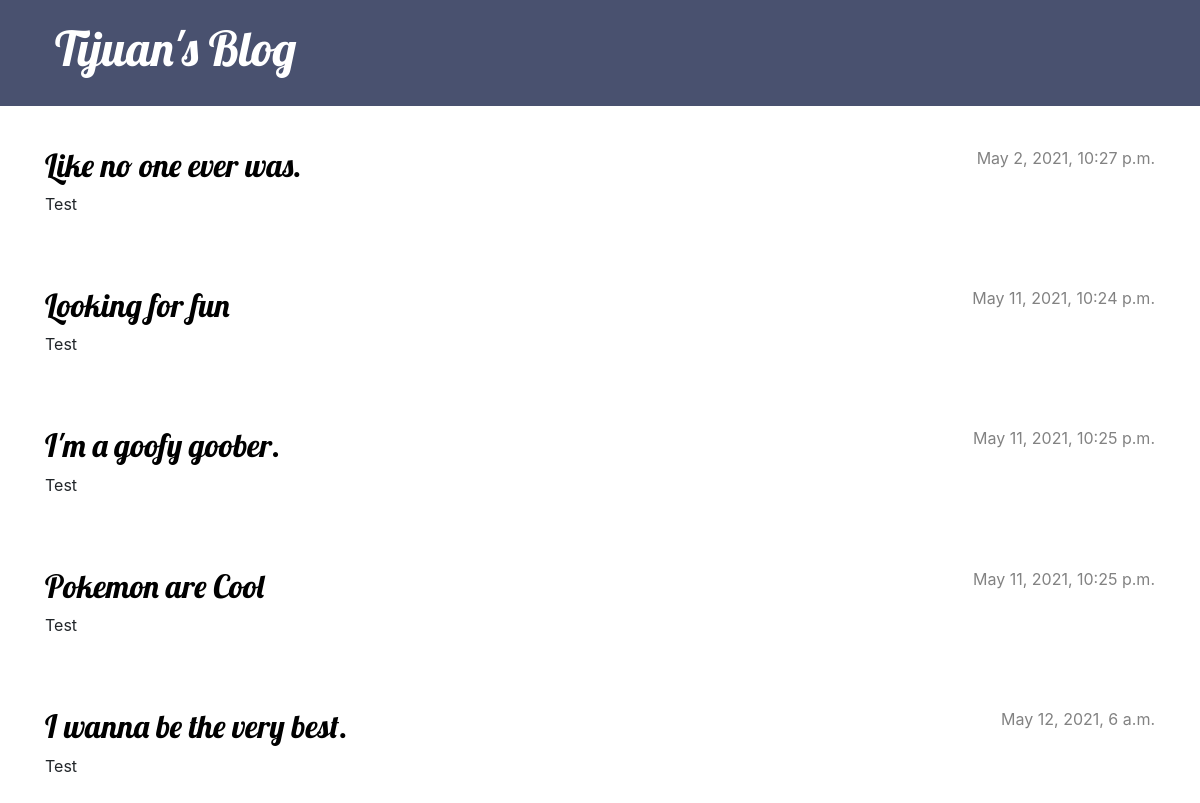
/, run on an earlier commit of the app's database.
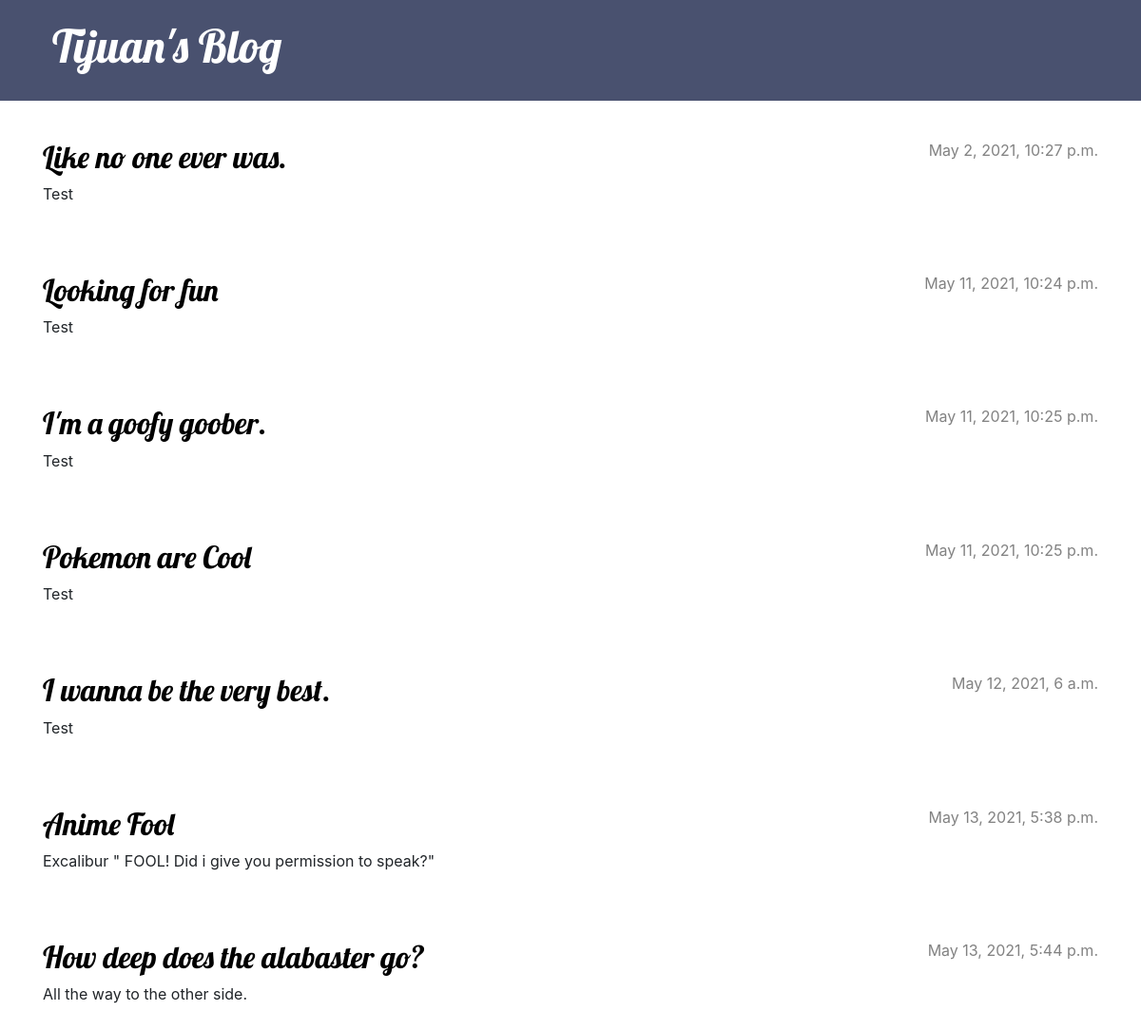
And on a later commit of the database.
### blog/models.py (models this page shows, shortened)
class Post(models.Model):
    author = models.ForeignKey(settings.AUTH_USER_MODEL, on_delete=models.CASCADE)
    header_image = models.ImageField(null=True, blank=True, upload_to= "images/")
    title = models.CharField(max_length=200)
    created_date = models.DateTimeField(default=timezone.now)
    published_date = models.DateTimeField(blank=True, null=True)
    text = models.TextField()

### blog/views.py (the view)
# urls.py: path('', views.post_list, name='post_list'),
def post_list(request):
    posts = Post.objects.filter(published_date__lte=timezone.now()).order_by('published_date')
    return render(request, 'blog/post_list.html', {'posts': posts})

### blog/templates/blog/post_list.html
{% extends 'blog/base.html' %}
{% block content %}
    {% for post in posts %}
        <article class="post">
            <time class="date">
                {{ post.published_date }}
            </time>
            <h2><a href="{% url 'post_detail' pk=post.pk %}">{{ post.title }}</a></h2>
            <p>{{ post.text|linebreaksbr }}</p>
        </article>
    {% endfor %}
{% endblock %}

What changed in the data, as far as the page shows it:
added Post: published_date "May 13, 2021, 5:38 p.m.", title "Anime Fool", text "Excalibur \" FOOL! Did i give you permission to speak?\""
added Post: published_date "May 13, 2021, 5:44 p.m.", title "How deep does the alabaster go?", text "All the way to the other side."
